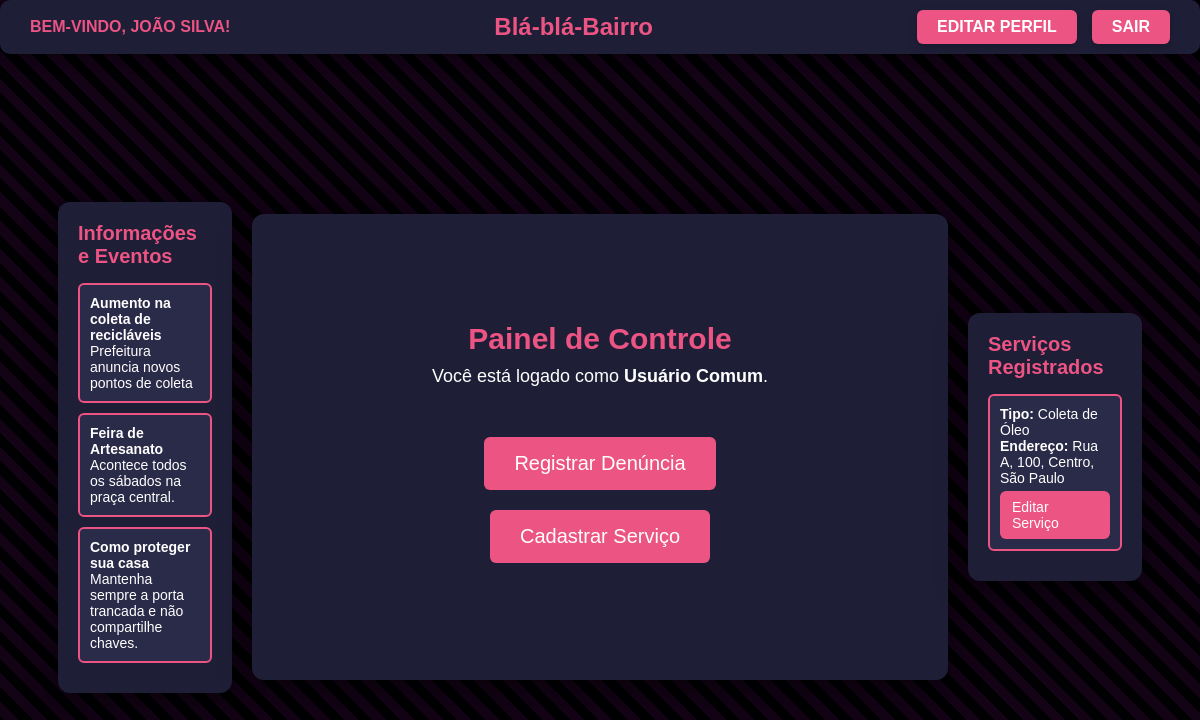
The page /index.php (signed in) on the database its author committed.
### tables this page shows
CREATE TABLE `informacoes` (
  `id_info` int(11) NOT NULL AUTO_INCREMENT,
  `categoria` varchar(50) NOT NULL,
  `titulo` varchar(100) DEFAULT NULL,
  `descricao` text DEFAULT NULL,
  PRIMARY KEY (`id_info`)
);

CREATE TABLE `servicos` (
  `id_servicos` int(11) NOT NULL AUTO_INCREMENT,
  `id_usuario` int(11) DEFAULT NULL,
  `tipo_servico` enum('Coleta de Óleo','Coleta de Reciclados','Entulho','Poda/Retirada de Resíduos','Sugestões','Informações') NOT NULL,
  `quantidade` int(11) DEFAULT NULL,
  `endereco_servico` varchar(300) DEFAULT NULL,
  `data_servico` datetime DEFAULT NULL,
  `data_criacao` timestamp NOT NULL DEFAULT current_timestamp(),
  `status` enum('Aberta','Em Andamento','Concluída') DEFAULT 'Aberta',
  PRIMARY KEY (`id_servicos`),
  KEY `id_usuario` (`id_usuario`),
  CONSTRAINT `servicos_ibfk_1` FOREIGN KEY (`id_usuario`) REFERENCES `usuario` (`id_usuario`)
);

### index.php (the view, shortened to what this page needs)
<?php
require('conexao.php');
$sql_informacoes = "SELECT titulo, descricao FROM informacoes ORDER BY id_info DESC LIMIT 3";
$stmt_informacoes = $pdo->prepare($sql_informacoes);
$stmt_informacoes->execute();
$informacoes = $stmt_informacoes->fetchAll(PDO::FETCH_ASSOC);
$sql_servicos = "SELECT id_servicos, tipo_servico, endereco_servico FROM servicos WHERE id_usuario = :id_usuario";
$stmt_servicos = $pdo->prepare($sql_servicos);
$stmt_servicos->execute(['id_usuario' => $_SESSION['id_usuario']]);
$servicos = $stmt_servicos->fetchAll(PDO::FETCH_ASSOC);
?>
<!DOCTYPE html>
<html lang="pt-BR">
<head>
    <link rel="stylesheet" href="css/index.css">
</head>
<body>
    <div class="navbar">
    <div class="navbar-left">
        <span>Bem-vindo, <strong><?php echo $_SESSION['nome']; ?></strong>!</span>
    </div>
    <div class="navbar-center">
        <span class="project-name">Blá-blá-Bairro</span>
    </div>
    <div class="navbar-right">
        <a href="editar_perfil.php" class="btn-navbar">Editar Perfil</a>
        <a href="logout.php" class="btn-navbar">Sair</a>
    </div>
</div>
<div class="geral">
    <div class="lista-esquerda">
        <h3>Informações e Eventos</h3>
        <ul>
            <?php foreach ($informacoes as $info): ?>
                <li>
                    <span><strong><?php echo htmlspecialchars($info['titulo']); ?></strong></span><br>
                    <span><?php echo htmlspecialchars($info['descricao']); ?></span>
                </li>
            <?php endforeach; ?>
        </ul>
    </div>
    <div class="container">
        <h2>Painel de Controle</h2>
        <p>Você está logado como <strong><?php echo $_SESSION['tipo']; ?></strong>.</p>
        <div class="buttons">
            <a href="registro_denuncia.php" class="btn">Registrar Denúncia</a>
            <a href="cadastro_servico.php" class="btn">Cadastrar Serviço</a>
        </div>
    </div>
    <div class="lista-direita">
        <h3>Serviços Registrados</h3>
        <ul>
            <?php foreach ($servicos as $servico): ?>
                <li>
                    <span><strong>Tipo:</strong> <?php echo htmlspecialchars($servico['tipo_servico']); ?></span><br>
                    <span><strong>Endereço:</strong> <?php echo htmlspecialchars($servico['endereco_servico']); ?></span><br>
                    <a href="editar_servico.php?id_servico=<?php echo $servico['id_servicos']; ?>" class="btn-editar">Editar Serviço</a>
                </li>
            <?php endforeach; ?>
        </ul>
    </div>
</div>
</body>
</html>

### css/index.css (style rules this page uses)
* { margin: 0; padding: 0; box-sizing: border-box; }
body { font-family: 'Arial', sans-serif; background: repeating-linear-gradient( 45deg, #ec5483, #ec5483 10px, #0a0514 10px, #0a0514 20px ) #0a0514; background-blend-mode: overlay; color: #ffffff; display: flex; flex-direction: column; justify-content: flex-start; height: 100vh; padding: 0; }
.navbar { width: 100%; display: flex; justify-content: space-between; align-items: center; padding: 10px 30px; background-color: #1e1e37; box-shadow: 0 4px 15px rgba(0, 0, 0, 0.3); border-radius: 10px; margin-bottom: 20px; }
.navbar-left { font-size: 16px; color: #ec5483; font-weight: bold; text-transform: uppercase; }
.navbar-center { font-size: 24px; font-weight: bold; color: #ec5483; }
.navbar-right { display: flex; gap: 15px; }
.navbar-right .btn-navbar { background-color: #ec5483; padding: 8px 20px; border-radius: 6px; color: white; text-decoration: none; font-size: 16px; font-weight: bold; transition: 0.3s ease; text-transform: uppercase; box-shadow: 0 4px 10px rgba(0, 0, 0, 0.2); }
.geral { display: flex; justify-content: center; align-items: center; margin-top: 20px; width: 100%; flex: 1; padding: 20px; }
.lista-esquerda, .lista-direita, .container { background-color: #1e1e37; padding: 20px; border-radius: 12px; box-shadow: 0 8px 30px rgba(0, 0, 0, 0.5); margin: 10px; }
.lista-esquerda, .lista-direita { width: 15%; }
.container { width: 60%; height: 70%; display: flex; flex-direction: column; justify-content: center; align-items: center; text-align: center; }
.container h2 { font-size: 30px; color: #ec5483; margin-bottom: 10px; }
.container p { font-size: 18px; color: #ffffff; margin-bottom: 20px; }
.container .buttons { display: flex; flex-direction: column; align-items: center; margin-top: 20px; }
.container .btn { background-color: #ec5483; padding: 15px 30px; border-radius: 6px; color: white; text-decoration: none; font-size: 20px; margin: 10px; transition: 0.3s ease; }
.lista-esquerda h3, .lista-direita h3 { font-size: 20px; color: #ec5483; margin-bottom: 15px; }
.lista-esquerda ul, .lista-direita ul { list-style-type: none; padding-left: 0; }
.lista-esquerda li, .lista-direita li { font-size: 14px; margin-bottom: 10px; padding: 10px; border: 2px solid #ec5483; border-radius: 6px; background-color: #2a2a49; transition: 0.3s ease; }
.lista-direita a.btn-editar { display: inline-block; padding: 8px 12px; background-color: #ec5483; color: white; border-radius: 6px; text-decoration: none; margin-top: 5px; transition: 0.3s ease; }

### rows shown on the page
informacoes: titulo "Aumento na coleta de recicláveis", descricao "Prefeitura anuncia novos pontos de coleta"
informacoes: titulo "Feira de Artesanato", descricao "Acontece todos os sábados na praça central."
informacoes: titulo "Como proteger sua casa", descricao "Mantenha sempre a porta trancada e não compartilhe chaves."
servicos: tipo_servico "Coleta de Óleo", endereco_servico "Rua A, 100, Centro, São Paulo"

### other values the page prints
$_SESSION['nome'] "JOÃO SILVA"
$_SESSION['tipo'] "Usuário Comum"
